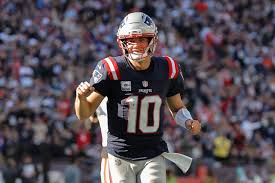
#> input picture data/drakemaye.jpg, 275 x 183 px
$ python crop.py
#> lines starting #> are read from the running program, lines starting #| are printed output that depends on the picture
import os
import cv2

img = cv2.imread(os.path.join('.','data', 'drakemaye.jpg'))
#> img is the input picture: shape (183, 275, 3); mean B, G, R 84.6, 76.7, 85.7


print(img.shape)
#| (183, 275, 3)

cropped_img = img[60:140, 80:170]
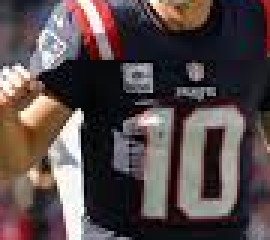
#> cropped_img: shape (80, 90, 3) (shown 3 times larger); mean B, G, R 74.8, 74.7, 87.1


cv2.imshow('img',img)
cv2.imshow('cropped_img',cropped_img)
cv2.waitKey(0)

$ run again, with data/paper.png saved as data/drakemaye.jpg
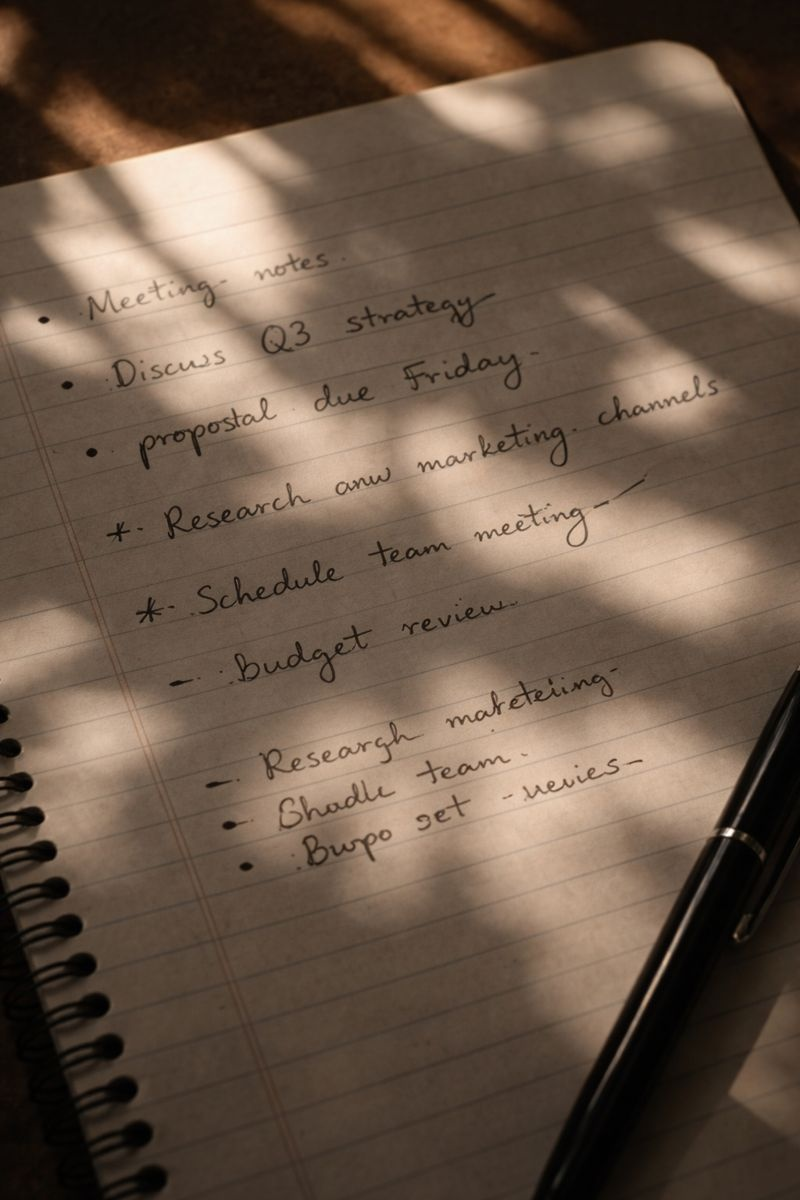
#> input picture data/paper.png, 800 x 1200 px
#> img is the input picture: shape (1200, 800, 3); mean B, G, R 72.9, 88.4, 107.6
#| (1200, 800, 3)
#> `cropped_img = img[60:140, 80:170]`:
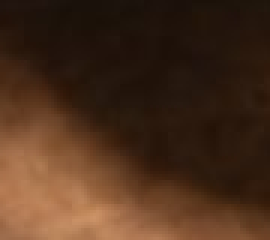
#> cropped_img: shape (80, 90, 3) (shown 3 times larger); mean B, G, R 28.4, 46.9, 74.3
